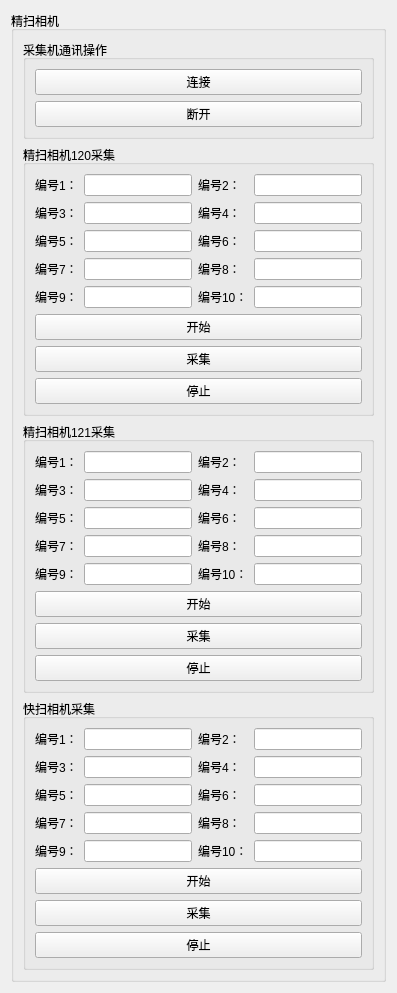
      <widget class="QWidget" name="Scan_Widget">
       <layout class="QGridLayout" name="gridLayout_61">
        <item row="0" column="0">
         <widget class="QGroupBox" name="groupBox_49">
          <property name="title">
           <string>精扫相机</string>
          </property>
          <layout class="QGridLayout" name="gridLayout_30">
           <item row="1" column="0">
            <widget class="QGroupBox" name="groupBox_64">
             <property name="title">
              <string>精扫相机120采集</string>
             </property>
             <layout class="QGridLayout" name="gridLayout_76">
              <item row="0" column="3">
               <widget class="QLineEdit" name="Num120_2"/>
              </item>
              <item row="0" column="0">
               <widget class="QLabel" name="label_229">
                <property name="text">
                 <string>编号1：</string>
                </property>
               </widget>
              </item>
              <item row="0" column="2">
               <widget class="QLabel" name="label_230">
                <property name="text">
                 <string>编号2：</string>
                </property>
               </widget>
              </item>
              <item row="4" column="1">
               <widget class="QLineEdit" name="Num120_9"/>
              </item>
              <item row="4" column="2">
               <widget class="QLabel" name="label_238">
                <property name="text">
                 <string>编号10：</string>
                </property>
               </widget>
              </item>
              <item row="5" column="0" colspan="4">
               <widget class="QPushButton" name="Prec_Scan_120_Start">
                <property name="text">
                 <string>开始</string>
                </property>
               </widget>
              </item>
              <item row="1" column="1">
               <widget class="QLineEdit" name="Num120_3"/>
              </item>
              <item row="4" column="0">
               <widget class="QLabel" name="label_237">
                <property name="text">
                 <string>编号9：</string>
                </property>
               </widget>
              </item>
              <item row="0" column="1">
               <widget class="QLineEdit" name="Num120_1"/>
              </item>
              <item row="3" column="0">
               <widget class="QLabel" name="label_235">
                <property name="text">
                 <string>编号7：</string>
                </property>
               </widget>
              </item>
              <item row="1" column="3">
               <widget class="QLineEdit" name="Num120_4"/>
              </item>
              <item row="3" column="3">
               <widget class="QLineEdit" name="Num120_8"/>
              </item>
              <item row="6" column="0" colspan="4">
               <widget class="QPushButton" name="Prec_Scan_120_Collection">
                <property name="text">
                 <string>采集</string>
                </property>
               </widget>
              </item>
              <item row="3" column="1">
               <widget class="QLineEdit" name="Num120_7"/>
              </item>
              <item row="2" column="0">
               <widget class="QLabel" name="label_233">
                <property name="text">
                 <string>编号5：</string>
                </property>
               </widget>
              </item>
              <item row="1" column="0">
               <widget class="QLabel" name="label_231">
                <property name="text">
                 <string>编号3：</string>
                </property>
               </widget>
              </item>
              <item row="2" column="1">
               <widget class="QLineEdit" name="Num120_5"/>
              </item>
              <item row="4" column="3">
               <widget class="QLineEdit" name="Num120_10"/>
              </item>
              <item row="2" column="2">
               <widget class="QLabel" name="label_234">
                <property name="text">
                 <string>编号6：</string>
                </property>
               </widget>
              </item>
              <item row="2" column="3">
               <widget class="QLineEdit" name="Num120_6"/>
              </item>
              <item row="1" column="2">
               <widget class="QLabel" name="label_232">
                <property name="text">
                 <string>编号4：</string>
                </property>
               </widget>
              </item>
              <item row="3" column="2">
               <widget class="QLabel" name="label_236">
                <property name="text">
                 <string>编号8：</string>
                </property>
               </widget>
              </item>
              <item row="7" column="0" colspan="4">
               <widget class="QPushButton" name="Prec_Scan_120_Stop">
                <property name="text">
                 <string>停止</string>
                </property>
               </widget>
              </item>
             </layout>
            </widget>
           </item>
           <item row="0" column="0">
            <widget class="QGroupBox" name="groupBox_63">
             <property name="title">
              <string>采集机通讯操作</string>
             </property>
             <layout class="QGridLayout" name="gridLayout_75">
              <item row="1" column="1">
               <widget class="QPushButton" name="Scan_Disconnect">
                <property name="text">
                 <string>断开</string>
                </property>
               </widget>
              </item>
              <item row="0" column="1">
               <widget class="QPushButton" name="Scan_Connect">
                <property name="text">
                 <string>连接</string>
                </property>
               </widget>
              </item>
             </layout>
            </widget>
           </item>
           <item row="2" column="0">
            <widget class="QGroupBox" name="groupBox_65">
             <property name="title">
              <string>精扫相机121采集</string>
             </property>
             <layout class="QGridLayout" name="gridLayout_77">
              <item row="0" column="3">
               <widget class="QLineEdit" name="Num121_2"/>
              </item>
              <item row="0" column="0">
               <widget class="QLabel" name="label_239">
                <property name="text">
                 <string>编号1：</string>
                </property>
               </widget>
              </item>
              <item row="0" column="2">
               <widget class="QLabel" name="label_240">
                <property name="text">
                 <string>编号2：</string>
                </property>
               </widget>
              </item>
              <item row="4" column="1">
               <widget class="QLineEdit" name="Num121_9"/>
              </item>
              <item row="4" column="2">
               <widget class="QLabel" name="label_241">
                <property name="text">
                 <string>编号10：</string>
                </property>
               </widget>
              </item>
              <item row="5" column="0" colspan="4">
               <widget class="QPushButton" name="Prec_Scan_121_Start">
                <property name="text">
                 <string>开始</string>
                </property>
               </widget>
              </item>
              <item row="1" column="1">
               <widget class="QLineEdit" name="Num121_3"/>
              </item>
              <item row="4" column="0">
               <widget class="QLabel" name="label_242">
                <property name="text">
                 <string>编号9：</string>
                </property>
               </widget>
              </item>
              <item row="0" column="1">
               <widget class="QLineEdit" name="Num121_1"/>
              </item>
              <item row="3" column="0">
               <widget class="QLabel" name="label_243">
                <property name="text">
                 <string>编号7：</string>
                </property>
               </widget>
              </item>
              <item row="1" column="3">
               <widget class="QLineEdit" name="Num121_4"/>
              </item>
              <item row="3" column="3">
               <widget class="QLineEdit" name="Num121_8"/>
              </item>
              <item row="6" column="0" colspan="4">
               <widget class="QPushButton" name="Prec_Scan_121_Collection">
                <property name="text">
                 <string>采集</string>
                </property>
               </widget>
              </item>
              <item row="3" column="1">
               <widget class="QLineEdit" name="Num121_7"/>
              </item>
              <item row="2" column="0">
               <widget class="QLabel" name="label_244">
                <property name="text">
                 <string>编号5：</string>
                </property>
               </widget>
              </item>
              <item row="1" column="0">
               <widget class="QLabel" name="label_245">
                <property name="text">
                 <string>编号3：</string>
                </property>
               </widget>
              </item>
              <item row="2" column="1">
               <widget class="QLineEdit" name="Num121_5"/>
              </item>
              <item row="4" column="3">
               <widget class="QLineEdit" name="Num121_10"/>
              </item>
              <item row="2" column="2">
               <widget class="QLabel" name="label_246">
                <property name="text">
                 <string>编号6：</string>
                </property>
               </widget>
              </item>
              <item row="2" column="3">
               <widget class="QLineEdit" name="Num121_6"/>
              </item>
              <item row="1" column="2">
               <widget class="QLabel" name="label_247">
                <property name="text">
                 <string>编号4：</string>
                </property>
               </widget>
              </item>
              <item row="3" column="2">
               <widget class="QLabel" name="label_248">
                <property name="text">
                 <string>编号8：</string>
                </property>
               </widget>
              </item>
              <item row="7" column="0" colspan="4">
               <widget class="QPushButton" name="Prec_Scan_121_Stop">
                <property name="text">
                 <string>停止</string>
                </property>
               </widget>
              </item>
             </layout>
            </widget>
           </item>
           <item row="3" column="0">
            <widget class="QGroupBox" name="groupBox_67">
             <property name="title">
              <string>快扫相机采集</string>
             </property>
             <layout class="QGridLayout" name="gridLayout_80">
              <item row="0" column="3">
               <widget class="QLineEdit" name="Num_2"/>
              </item>
              <item row="0" column="0">
               <widget class="QLabel" name="label_249">
                <property name="text">
                 <string>编号1：</string>
                </property>
               </widget>
              </item>
              <item row="0" column="2">
               <widget class="QLabel" name="label_250">
                <property name="text">
                 <string>编号2：</string>
                </property>
               </widget>
              </item>
              <item row="4" column="1">
               <widget class="QLineEdit" name="Num_9"/>
              </item>
              <item row="4" column="2">
               <widget class="QLabel" name="label_251">
                <property name="text">
                 <string>编号10：</string>
                </property>
               </widget>
              </item>
              <item row="5" column="0" colspan="4">
               <widget class="QPushButton" name="Fast_Scan_Start">
                <property name="text">
                 <string>开始</string>
                </property>
               </widget>
              </item>
              <item row="1" column="1">
               <widget class="QLineEdit" name="Num_3"/>
              </item>
              <item row="4" column="0">
               <widget class="QLabel" name="label_252">
                <property name="text">
                 <string>编号9：</string>
                </property>
               </widget>
              </item>
              <item row="0" column="1">
               <widget class="QLineEdit" name="Num_1"/>
              </item>
              <item row="3" column="0">
               <widget class="QLabel" name="label_253">
                <property name="text">
                 <string>编号7：</string>
                </property>
               </widget>
              </item>
              <item row="1" column="3">
               <widget class="QLineEdit" name="Num_4"/>
              </item>
              <item row="3" column="3">
               <widget class="QLineEdit" name="Num_8"/>
              </item>
              <item row="6" column="0" colspan="4">
               <widget class="QPushButton" name="Fast_Scan_Collection">
                <property name="text">
                 <string>采集</string>
                </property>
               </widget>
              </item>
              <item row="3" column="1">
               <widget class="QLineEdit" name="Num_7"/>
              </item>
              <item row="2" column="0">
               <widget class="QLabel" name="label_254">
                <property name="text">
                 <string>编号5：</string>
                </property>
               </widget>
              </item>
              <item row="1" column="0">
               <widget class="QLabel" name="label_255">
                <property name="text">
                 <string>编号3：</string>
                </property>
               </widget>
              </item>
              <item row="2" column="1">
               <widget class="QLineEdit" name="Num1_5"/>
              </item>
              <item row="4" column="3">
               <widget class="QLineEdit" name="Num_10"/>
              </item>
              <item row="2" column="2">
               <widget class="QLabel" name="label_256">
                <property name="text">
                 <string>编号6：</string>
                </property>
               </widget>
              </item>
              <item row="2" column="3">
               <widget class="QLineEdit" name="Num_6"/>
              </item>
              <item row="1" column="2">
               <widget class="QLabel" name="label_257">
                <property name="text">
                 <string>编号4：</string>
                </property>
               </widget>
              </item>
              <item row="3" column="2">
               <widget class="QLabel" name="label_258">
                <property name="text">
                 <string>编号8：</string>
                </property>
               </widget>
              </item>
              <item row="7" column="0" colspan="4">
               <widget class="QPushButton" name="Fast_Scan_Stop">
                <property name="text">
                 <string>停止</string>
                </property>
               </widget>
              </item>
             </layout>
            </widget>
           </item>
          </layout>
         </widget>
        </item>
       </layout>
      </widget>
